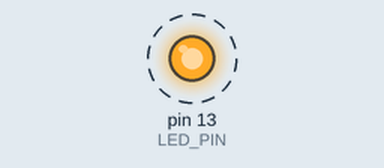
Simulated run of this sketch. Board: Arduino Uno, built with avr-gcc and run on an emulated ATmega328P. On the bench: output pins drawn as LEDs (lit = HIGH). Dashed ring = blinking.

Above: at 0.15 s.
Timing chart, 0 to 3.0 s (numbered marks = the images above):
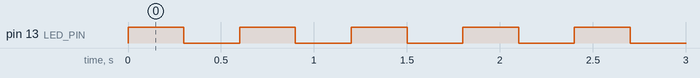

Measured:
- by itself, pin 13 (LED_PIN): alternates HIGH for 0.30 s and LOW for 0.30 s

The sketch:

led-blink.ino
```cpp
// 初期起動時に設定する項目を書く
const int LED_PIN = 13; //loopでも使う変数(グローバル変数)は外
void setup() {
 // LEDの13番ピンを出力先として指定
 pinMode(LED_PIN, OUTPUT);
}
// 起動後ずっと動く関数
void loop() {
 int interval = 300; //ミリ秒
 digitalWrite(LED_PIN, HIGH);   // LEDを光らせる(電圧がHIGH)
 delay(interval);               // 指定した時間、何もしない
 digitalWrite(LED_PIN, LOW);   // LEDを光らせる(電圧がLOW)
 delay(interval);     // 指定した時間、何もしない
}
```
